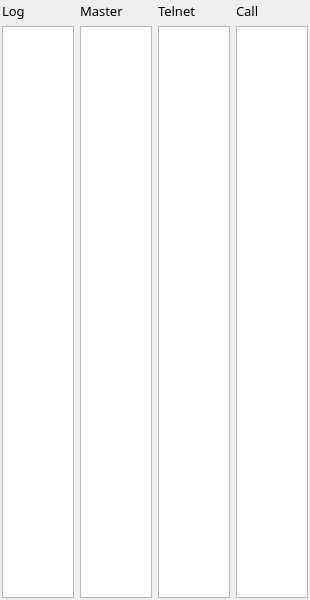
<?xml version="1.0" encoding="UTF-8"?>
<ui version="4.0">
 <class>CheckWindow</class>
 <widget class="QWidget" name="CheckWindow">
  <property name="geometry">
   <rect>
    <x>0</x>
    <y>0</y>
    <width>310</width>
    <height>600</height>
   </rect>
  </property>
  <property name="font">
   <font>
    <family>JetBrains Mono</family>
    <pointsize>12</pointsize>
   </font>
  </property>
  <property name="windowTitle">
   <string>Check Partial</string>
  </property>
  <layout class="QGridLayout" name="gridLayout">
   <property name="leftMargin">
    <number>2</number>
   </property>
   <property name="topMargin">
    <number>2</number>
   </property>
   <property name="rightMargin">
    <number>2</number>
   </property>
   <property name="bottomMargin">
    <number>2</number>
   </property>
   <item row="1" column="1">
    <widget class="QListWidget" name="masterList">
     <property name="focusPolicy">
      <enum>Qt::NoFocus</enum>
     </property>
    </widget>
   </item>
   <item row="1" column="3">
    <widget class="QListWidget" name="callhistoryList">
     <property name="focusPolicy">
      <enum>Qt::NoFocus</enum>
     </property>
    </widget>
   </item>
   <item row="1" column="2">
    <widget class="QListWidget" name="telnetList">
     <property name="focusPolicy">
      <enum>Qt::NoFocus</enum>
     </property>
    </widget>
   </item>
   <item row="1" column="0">
    <widget class="QListWidget" name="logList">
     <property name="focusPolicy">
      <enum>Qt::NoFocus</enum>
     </property>
    </widget>
   </item>
   <item row="0" column="0">
    <widget class="QLabel" name="logListLabel">
     <property name="font">
      <font>
       <family>JetBrains Mono</family>
       <pointsize>10</pointsize>
      </font>
     </property>
     <property name="text">
      <string>Log</string>
     </property>
    </widget>
   </item>
   <item row="0" column="1">
    <widget class="QLabel" name="masterListLabel">
     <property name="font">
      <font>
       <family>JetBrains Mono</family>
       <pointsize>10</pointsize>
      </font>
     </property>
     <property name="text">
      <string>Master</string>
     </property>
    </widget>
   </item>
   <item row="0" column="2">
    <widget class="QLabel" name="telnetListLabel">
     <property name="font">
      <font>
       <family>JetBrains Mono</family>
       <pointsize>10</pointsize>
      </font>
     </property>
     <property name="text">
      <string>Telnet</string>
     </property>
    </widget>
   </item>
   <item row="0" column="3">
    <widget class="QLabel" name="callhistoryListLabel">
     <property name="font">
      <font>
       <family>JetBrains Mono</family>
       <pointsize>10</pointsize>
      </font>
     </property>
     <property name="text">
      <string>Call</string>
     </property>
    </widget>
   </item>
  </layout>
 </widget>
 <resources/>
 <connections/>
</ui>
